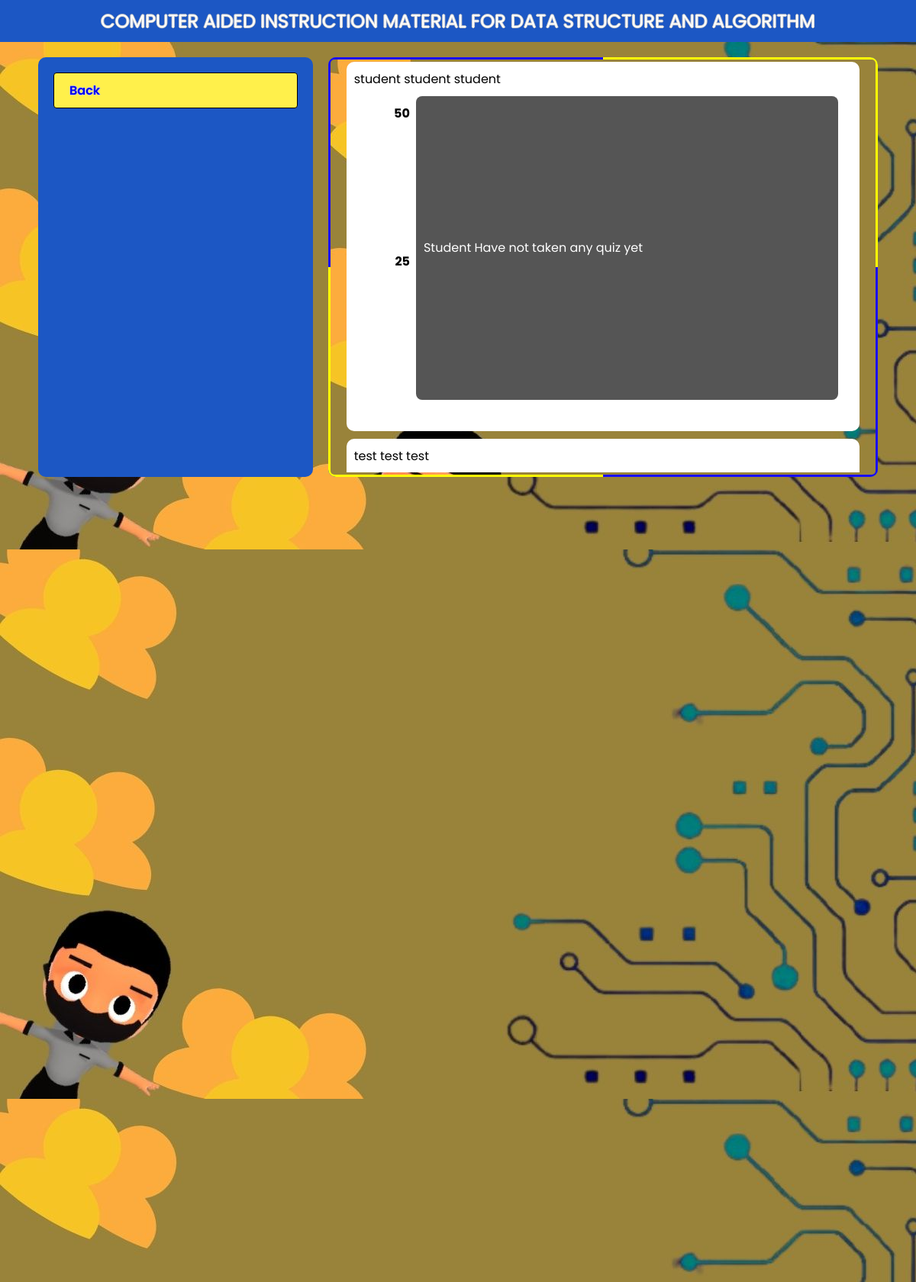
Screenshot of /admin-score (signed in) with the database file from the repository.
### tables this page shows
CREATE TABLE `user` (
  `student_number` varchar(30) NOT NULL,
  `role` varchar(30) NOT NULL,
  `username` varchar(30) NOT NULL,
  `password` varchar(30) NOT NULL,
  `email` varchar(30) NOT NULL,
  `first_name` varchar(30) NOT NULL,
  `middle_name` varchar(30) NOT NULL,
  `last_name` varchar(30) NOT NULL,
  `gender` varchar(30) NOT NULL,
  `course_id` varchar(30) NOT NULL,
  `year` int(11) NOT NULL,
  `birthdate` date NOT NULL,
  `profile` varchar(100) DEFAULT NULL
);

### db/UserDb.php (called while the page is built, shortened)
<?php
require_once 'autoload.php';
class UserDb
{
    public static function getUsers()
    {
        $conn = Database::open();
        $stmt = $conn->prepare("SELECT * FROM user");
        $stmt->execute();
        $users = array();
        $result = $stmt->get_result();
        while ($data = $result->fetch_assoc()) {
            $user = new User(
                $data["student_number"],
                $data["username"],
                $data["password"],
                $data["email"],
                $data["first_name"],
                $data["middle_name"],
                $data["last_name"],
                $data["gender"],
                $data["course_id"],
                $data["year"],
                $data["birthdate"]
            );
            $user->setRole($data['role']);
            $user->setProfile($data['profile']);;
            array_push($users, $user);
        }
        return $users;
    }
}

### autoload.php (called while the page is built, shortened)
<?php
spl_autoload_register(function ($className) {
    $file = __DIR__ . '\\' . $className . '.php';
    $file = str_replace('\\', DIRECTORY_SEPARATOR, $file);
});

### model/user/User.php (called while the page is built, shortened)
<?php
class User
{
    private $fName;
    private $mName;
    private $lName;
    public function __construct($id, $username, $password, $email, $fName, $mName, $lName, $gender, $course, $year, $birthdate)
    {
        $this->fName = $fName;
        $this->mName = $mName;
        $this->lName = $lName;
    }
    public function getFullName()
    {
        return $this->getFName() . " " . $this->getMName() . " " . $this->getLName();
    }
    public function getFName()
    {
        return $this->fName;
    }
    public function getMName()
    {
        return $this->mName;
    }
    public function getLName()
    {
        return $this->lName;
    }
}

### views/admin/admin-score.php (the view, shortened to what this page needs)
<?php
require_once 'autoload.php';
?>
<!DOCTYPE html>
<html lang="en">
<head>
    <link rel="stylesheet" href="./resources/css/style.css">
</head>
<body onload="load()">
    <section class="main-wrapper bg-dashboard">
        <header class="header">COMPUTER AIDED INSTRUCTION MATERIAL FOR DATA STRUCTURE AND ALGORITHM</header>
        <section class="content">
            <div class="content-left">
                <nav class="nav">
                    <a href="./admin" class="nav__link btn">Back</a>
                </nav>
            </div>
            <div class="content-right rainbow bg-dashboard">
                <section class="filler">
                    <?php
                    $students = UserDb::getUsers();
                    foreach ($students as $student) {
                        if ($student->getRole() !== Role::$STUDENT) {
                            continue;
                        }
                        $name = $student->getFullName();
                        $hasQuiz = false;
                        echo "<div class='container-wrapper'> <span class='user-name'>$name</span>";
                        echo "<section class='container'>";
                        echo "<div class='lbl'>
                                <label>50</label>
                                <label>25</label>
                         </div>";
                        echo "<div class='main'>";
                        echo $hasQuiz ? "" : "<div class='no-quiz'>Student Have not taken any quiz yet</div>";
                        echo "</div></section></div>";
                    }
                    ?>
                </section>
            </div>
        </section>
    </section>
</body>
</html>

### resources/css/style.css (style rules this page uses)
:root { --color-blue: rgb(28, 87, 196); --color-yellow: #fff04b; }
* { margin: 0; padding: 0; box-sizing: border-box; font-family: "poppins", sans-serif; }
a { text-decoration: none; }
.rainbow { position: relative; z-index: 0; overflow: hidden; border-radius: inherit; }
.rainbow::before { content: ""; position: absolute; z-index: -2; left: -50%; top: -50%; width: 200%; height: 200%; background-color: inherit; background-repeat: no-repeat; background-size: 50% 50%, 50% 50%; background-position: 0 0, 100% 0, 100% 100%, 0 100%; background-image: linear-gradient(#180cff, #180cff), linear-gradient(#ffff03, #ffff03), linear-gradient(#180cff, #180cff), linear-gradient(#ffff03, #ffff03); animation: rotate 15s linear infinite; }
.rainbow::after { content: ""; position: absolute; z-index: -1; left: 3px; top: 3px; width: calc(100% - 6px); height: calc(100% - 6px); background: inherit; border-radius: 5px; animation: opacityChange 5s infinite alternate; }
.main-wrapper { max-width: 1400px; height: 100vh; margin: 0 auto; padding-bottom: 20px; }
.header { text-align: center; color: white; padding-block: 10px; background-color: rgb(28, 87, 196); font-size: 24px; text-shadow: 1px 0 0 rgb(200, 200, 200), 0 -1px 0 rgb(200, 200, 200), 0 1px 0 rgb(200, 200, 200), -1px 0 0 rgb(200, 200, 200); }
.content { height: 90%; display: grid; grid-template-columns: 1fr 2fr; gap: 20px; margin-top: 20px; padding-inline: 50px; }
.nav { padding: 20px; display: flex; flex-direction: column; gap: 10px; }
.nav__link { font-weight: 600; word-break: break-all; }
.content-right, .content-left { height: 100%; max-height: 550px; border-radius: 10px; }
.content-right { background-color: var(--color-blue); }
.content-left { background-color: var(--color-blue); overflow-y: auto; }
.btn { cursor: pointer; padding: 10px 20px; border: 1px solid black; outline: none; background: #fff04b; border-radius: 4px; text-shadow: 1px 0 0 rgb(200, 200, 200), 0 -1px 0 rgb(200, 200, 200), 0 1px 0 rgb(200, 200, 200), -1px 0 0 rgb(200, 200, 200); }
.bg-dashboard { background-image: url("../images/bg/Dashboard.jpg"); }

### views/admin/admin-score.php (style rules this page uses)
.container { padding: 10px; height: 90%; width: 100%; display: grid; grid-template-columns: 1fr 9fr; }
.lbl { display: grid; text-align: right; font-weight: bold; }
.lbl:first-child { margin-top: 10px; }
.main { padding: 10px; background-color: #555; margin-inline: 0.5em; border-radius: 0.5em; display: flex; gap: 2em; align-items: end; }
.filler { height: 100%; width: 100%; overflow-y: auto; display: flex; flex-direction: column; align-items: center; gap: 10px; }
.content-right { padding: 6px; }
.no-quiz { align-self: center; color: white; }
.container-wrapper { flex-shrink: 0; height: 90%; padding: 10px; background-color: white; width: 95%; border-radius: 10px; }

### rows the page displays
user: name "student student student", shows "Student Have not taken any quiz yet"
user: name "test test test"
